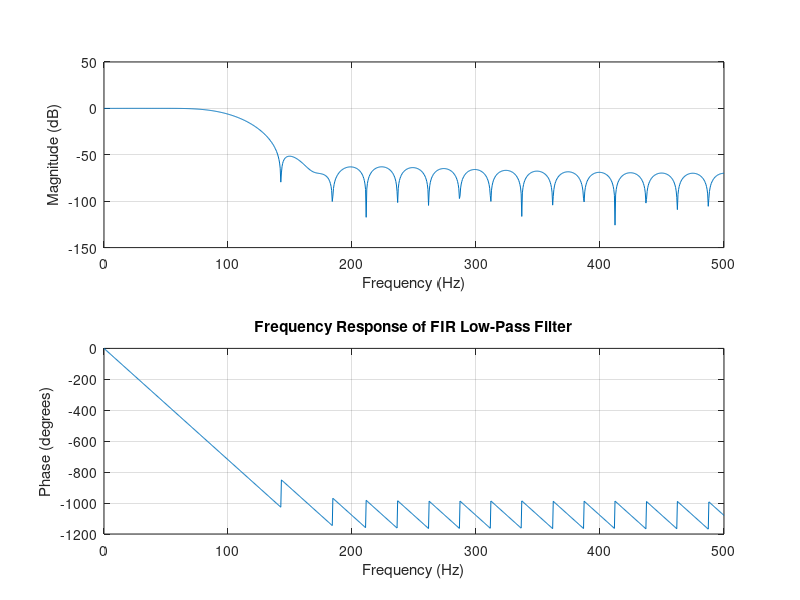

Here is the MATLAB script that generated this plot:
clc;
clear;
close all;

%% Filter Specifications

fs = 1000;                  % Sampling frequency (Hz)
filter_order = 40;          % Filter order
cutoff_frequency = 100;     % Cutoff frequency (Hz)

%% Normalize Cutoff Frequency

normalized_cutoff = cutoff_frequency/(fs/2);

%% Design FIR Low-Pass Filter

b = fir1(filter_order, normalized_cutoff, 'low');

%% Plot Frequency Response

figure;
freqz(b,1,1024,fs);

title('Frequency Response of FIR Low-Pass Filter');
